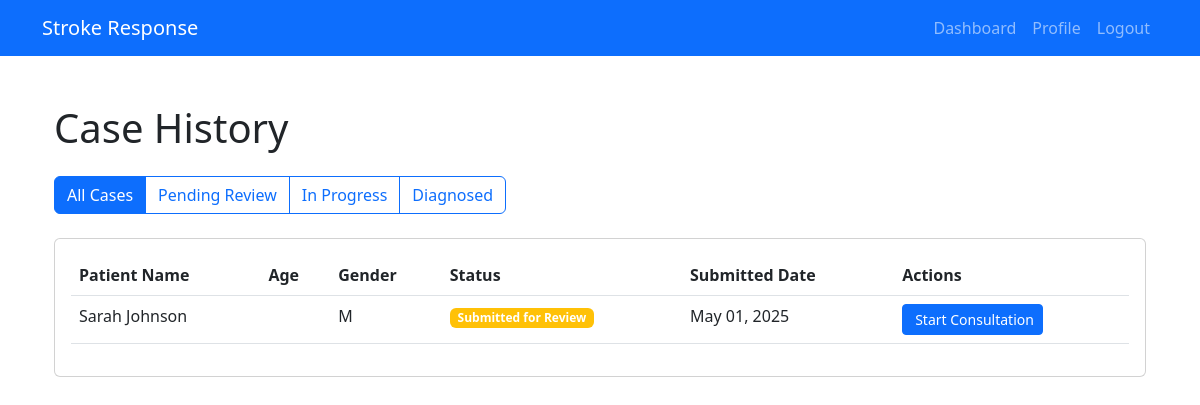
Page /neurologist/cases/ (signed in) on the earlier database version.
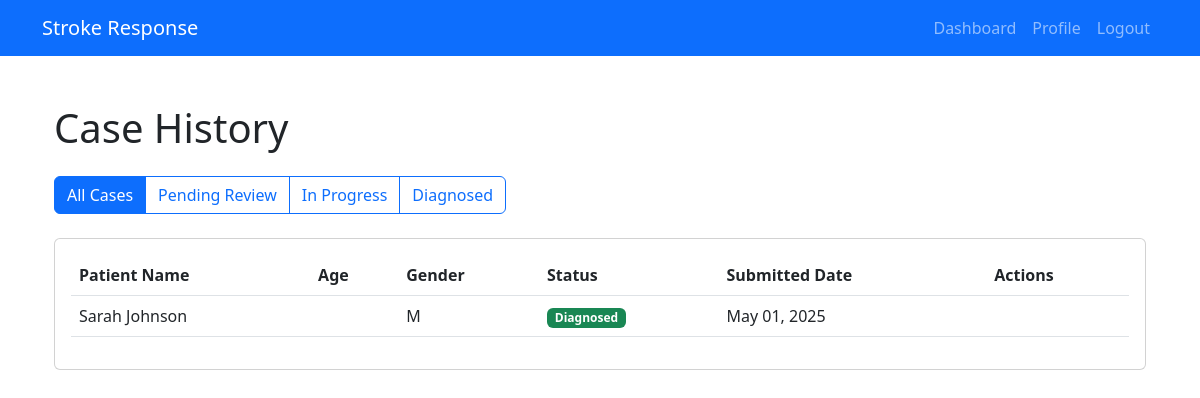
Same page on the later database version.
### technician/models.py (models this page shows, shortened)
class Patient(models.Model):
    STATUS_CHOICES = [
        ('NEW', 'New'),
        ('SUBMITTED', 'Submitted for Review'),
        ('REVIEWED', 'Under Review'),
        ('DIAGNOSED', 'Diagnosed'),
        ('DISCHARGED', 'Discharged'),
    ]
    GENDER_CHOICES = [
        ('M', 'Male'),
        ('F', 'Female'),
        ('O', 'Other'),
    ]
    first_name = models.CharField(max_length=100)
    last_name = models.CharField(max_length=100)
    date_of_birth = models.DateField()
    gender = models.CharField(max_length=1, choices=GENDER_CHOICES)
    contact_number = models.CharField(max_length=15, blank=True)
    address = models.TextField(blank=True)
    emergency_contact_name = models.CharField(max_length=100, blank=True)
    emergency_contact_number = models.CharField(max_length=15, blank=True)
    medical_history = models.TextField(blank=True)
    current_medications = models.TextField(blank=True)
    allergies = models.TextField(blank=True)
    blood_pressure_systolic = models.IntegerField(validators=[MinValueValidator(0), MaxValueValidator(300)])
    blood_pressure_diastolic = models.IntegerField(validators=[MinValueValidator(0), MaxValueValidator(200)])
    heart_rate = models.IntegerField(validators=[MinValueValidator(0), MaxValueValidator(300)])
    respiratory_rate = models.IntegerField(validators=[MinValueValidator(0), MaxValueValidator(100)])
    temperature = models.DecimalField(max_digits=4, decimal_places=1)
    oxygen_saturation = models.IntegerField(validators=[MinValueValidator(0), MaxValueValidator(100)])
    glasgow_coma_scale = models.IntegerField(validators=[MinValueValidator(3), MaxValueValidator(15)])
    chief_complaint = models.TextField()
    notes = models.TextField(blank=True)
    status = models.CharField(max_length=20, choices=STATUS_CHOICES, default='NEW')
    technician = models.ForeignKey(User, on_delete=models.CASCADE, related_name='patients')
    created_at = models.DateTimeField(auto_now_add=True)
    updated_at = models.DateTimeField(auto_now=True)
    class Meta:
        ordering = ['-created_at']

### neurologist/views.py (the view)
# urls.py: path('cases/', views.case_history, name='case_history'),
@login_required
@user_passes_test(is_neurologist)
def case_history(request):
    status = request.GET.get('status')
    patients = Patient.objects.exclude(status='NEW')
    if status:
        patients = patients.filter(status=status)
    paginator = Paginator(patients.order_by('-created_at'), 10)
    page_number = request.GET.get('page')
    page_obj = paginator.get_page(page_number)
    context = {
        'page_obj': page_obj,
        'current_status': status,
    }
    return render(request, 'neurologist/case_history.html', context)

### neurologist/views.py (called while the page is built)
def is_neurologist(user):
    return user.is_authenticated and hasattr(user, 'userprofile') and user.userprofile.role == 'NEUROLOGIST'

### neurologist/templates/neurologist/case_history.html (shortened to what this page needs)
{% extends 'base.html' %}
{% load static %}
{% block content %}
<div class="container py-4">
    <h1 class="mb-4">Case History</h1>
    <div class="mb-4">
        <div class="btn-group" role="group">
            <a href="{% url 'neurologist:case_history' %}" class="btn {% if not current_status %}btn-primary{% else %}btn-outline-primary{% endif %}">
                All Cases
            </a>
            <a href="{% url 'neurologist:case_history' %}?status=SUBMITTED" class="btn {% if current_status == 'SUBMITTED' %}btn-primary{% else %}btn-outline-primary{% endif %}">
                Pending Review
            </a>
            <a href="{% url 'neurologist:case_history' %}?status=REVIEWED" class="btn {% if current_status == 'REVIEWED' %}btn-primary{% else %}btn-outline-primary{% endif %}">
                In Progress
            </a>
            <a href="{% url 'neurologist:case_history' %}?status=DIAGNOSED" class="btn {% if current_status == 'DIAGNOSED' %}btn-primary{% else %}btn-outline-primary{% endif %}">
                Diagnosed
            </a>
        </div>
    </div>
    <div class="card">
        <div class="card-body">
            {% if page_obj %}
            <div class="table-responsive">
                <table class="table table-hover">
                    <thead>
                        <tr>
                            <th>Patient Name</th>
                            <th>Age</th>
                            <th>Gender</th>
                            <th>Status</th>
                            <th>Submitted Date</th>
                            <th>Actions</th>
                        </tr>
                    </thead>
                    <tbody>
                        {% for patient in page_obj %}
                        <tr>
                            <td>{{ patient.first_name }} {{ patient.last_name }}</td>
                            <td>{{ patient.age }}</td>
                            <td>{{ patient.gender }}</td>
                            <td>
                                <span class="badge {% if patient.status == 'SUBMITTED' %}bg-warning{% elif patient.status == 'REVIEWED' %}bg-info{% elif patient.status == 'DIAGNOSED' %}bg-success{% else %}bg-secondary{% endif %}">
                                    {{ patient.get_status_display }}
                                </span>
                            </td>
                            <td>{{ patient.created_at|date:"M d, Y" }}</td>
                            <td>
                                {% if patient.status == 'SUBMITTED' %}
                                <a href="{% url 'neurologist:start_consultation' patient_id=patient.id %}" class="btn btn-primary btn-sm">
                                    Start Consultation
                                </a>
                                {% elif patient.consultation_set.exists %}
                                <a href="{% url 'neurologist:consultation_detail' pk=patient.consultation_set.first.pk %}" class="btn btn-info btn-sm">
                                    <i class="fas fa-eye me-1"></i>View Consultation
                                </a>
                                {% endif %}
                            </td>
                        </tr>
                        {% endfor %}
                    </tbody>
                </table>
            </div>
            {% else %}
            <p class="text-muted text-center">No patients found.</p>
            {% endif %}
        </div>
    </div>
</div>
{% endblock %}

Differences in the rows shown:
changed Patient "Sarah": status "Submitted for Review" → "Diagnosed"; no longer shows "Start Consultation"
